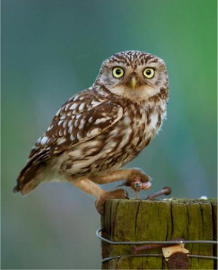
#> input picture spatial-filtering/data/bird.png, 218 x 270 px, found by its file name
$ python main.py
#> lines starting #> are read from the running program, lines starting #| are printed output that depends on the picture
#> further down, image is the input picture: shape (270, 218, 3); mean B, G, R 86.3, 106.1, 88.8
"""
Author: Anh Viet Pham
https://medium.com/@akumar5/computer-vision-gaussian-filter-from-scratch-b485837b6e09
"""

import numpy as np
import cv2
import math
import matplotlib.pyplot as plt
import argparse

"""
https://www.youtube.com/watch?v=f0t-OCG79-U
"""

def convolution(image, kernel, average=False, verbose=False):
#> called with kernel = array of shape (5, 5), average = True, verbose = True
    if len(image.shape) == 3:
        print("Found 3 Channels : {}".format(image.shape))
#| Found 3 Channels : (270, 218, 3)
        image = cv2.cvtColor(image, cv2.COLOR_BGR2GRAY)
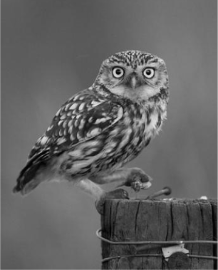
#> image: shape (270, 218); min 2, max 226, mean 98.7
        print("Converted to Gray Channel. Size : {}".format(image.shape))
#| Converted to Gray Channel. Size : (270, 218)
    else:
        print("Image Shape : {}".format(image.shape))

    print("Kernel Shape : {}".format(kernel.shape))

    if verbose:
        plt.imshow(image, cmap='gray')
        plt.title("Image")
        plt.show()

    image_row, image_col = image.shape
#> image_row = 270; image_col = 218
    kernel_row, kernel_col = kernel.shape

    output = np.zeros(image.shape)

    pad_height = int((kernel_row - 1) / 2)
    pad_width = int((kernel_col - 1) / 2)

    padded_image = np.zeros((image_row + (2 * pad_height), image_col + (2 * pad_width)))

    padded_image[pad_height:padded_image.shape[0] - pad_height, pad_width:padded_image.shape[1] - pad_width] = image
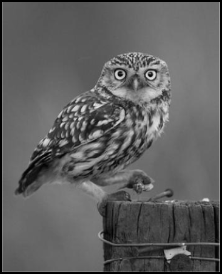
#> padded_image: shape (274, 222) float64; min 0, max 226, mean 95.5

    if verbose:
        plt.imshow(padded_image, cmap='gray')
        plt.title("Padded Image")
        plt.show()

    for row in range(image_row):
        for col in range(image_col):
            output[row, col] = np.sum(kernel * padded_image[row:row + kernel_row, col:col + kernel_col])
            if average:
                output[row, col] /= kernel.shape[0] * kernel.shape[1]
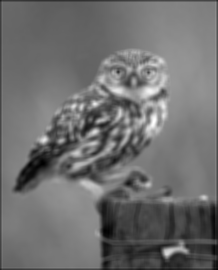
#> output: shape (270, 218) float64; min 0.51, max 8.3, mean 3.9; drawn with min black and max white

    print("Output Image size : {}".format(output.shape))
#| Output Image size : (270, 218)

    if verbose:
        plt.imshow(output, cmap='gray')
        plt.title("Output Image using {}X{} Kernel".format(kernel_row, kernel_col))
        plt.show()

    return output


def dnorm(x, mu, sd):
    return 1 / (np.sqrt(2 * np.pi) * sd) * np.e ** (-np.power((x - mu) / sd, 2) / 2)


def gaussian_kernel(l=3, sig=10):
    # [11 lines of commented-out code are left out]

    ax = np.linspace(-(l - 1) / 2., (l - 1) / 2., l)
    xx, yy = np.meshgrid(ax, ax)

    kernel = np.exp(-0.5 * (np.square(xx) + np.square(yy)) / np.square(sig))
    kernel = (1 / (2 * math.pi * np.square(sig))) * kernel

    return kernel / np.sum(kernel)


def gaussian_blur(image, kernel_size, verbose=False):
    kernel = gaussian_kernel(kernel_size, sig=10)
    return convolution(image, kernel, average=True, verbose=verbose)


if __name__ == '__main__':
    parser = argparse.ArgumentParser()
    parser.add_argument("--image",
                        default="/Users/sendo_mac/Documents/avp/Digital-Image-Processing/spatial-filtering/data/bird.png",
                        help="Path to the image")
    args = parser.parse_args()

    image = cv2.imread(args.image)

    gaussian_blur(image, 5, verbose=True)
